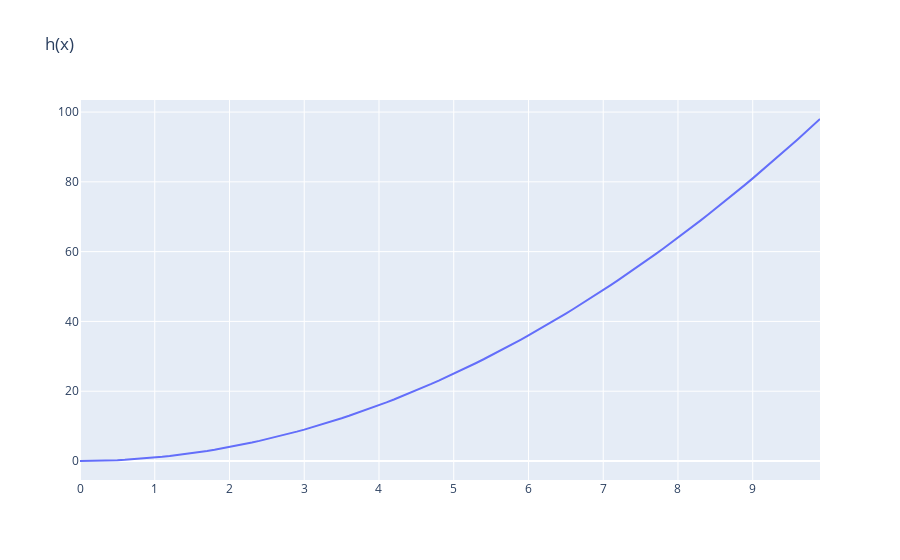

Notebook cell for this chart:
### Markdown cell above
As we can see, if we graph the outputs of this function, our function is non-linear.

### Code cell
g_of_x = go.Scatter(x=vals, y=[h(val) for val in vals], name = 'h(x) = x^2')
go.Figure(g_of_x, layout = {'title': 'h(x)'})
